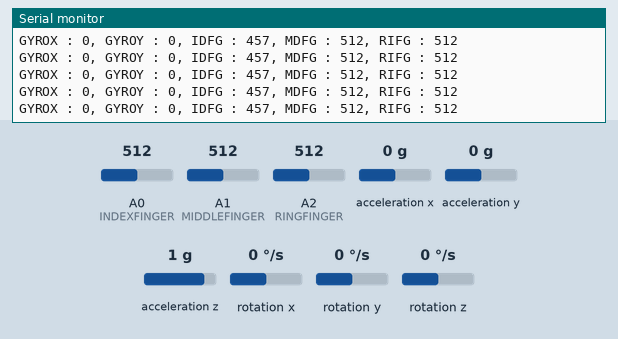
Simulated run of this sketch. Board: Arduino Uno, built with avr-gcc and run on an emulated ATmega328P. On the bench: the last lines printed to the serial monitor. Wiring (inferred from the names in the program): MPU-6050 motion sensor at I2C address 0x68. The test bench sets the inputs (shaded band); at power-on: A1 (MIDDLEFINGER) = 512, A2 (RINGFINGER) = 512, A0 (INDEXFINGER) = 512, acceleration x 0 g, acceleration y 0 g, acceleration z 1 g, rotation x 0 °/s, rotation y 0 °/s, rotation z 0 °/s.

Above: at 4.2 s.
4.3 s: A1 (MIDDLEFINGER) set to 105
At 4.35 s:
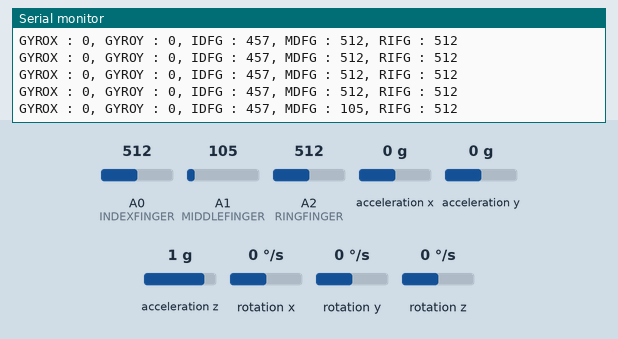
7.3 s: A1 (MIDDLEFINGER) set to 94
At 7.31 s:
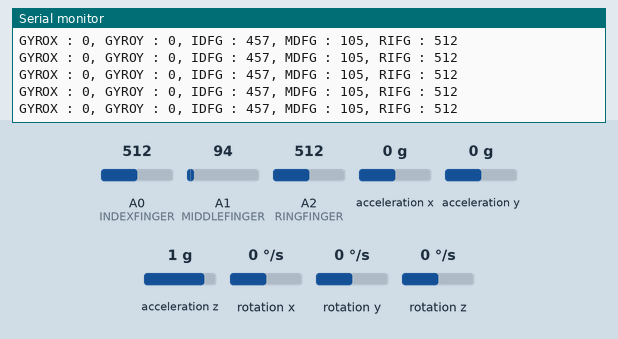
10.3 s: A2 (RINGFINGER) set to 110
At 10.33 s:
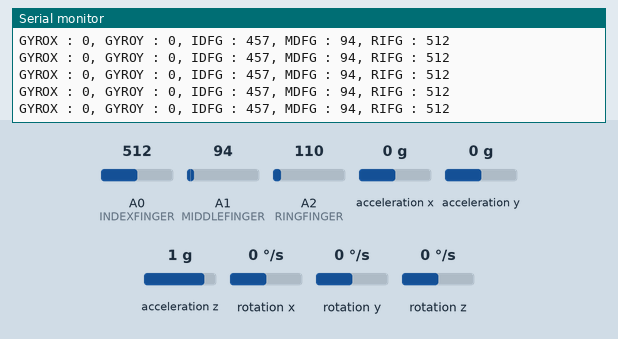
13.3 s: A2 (RINGFINGER) set to 93
At 13.3 s:
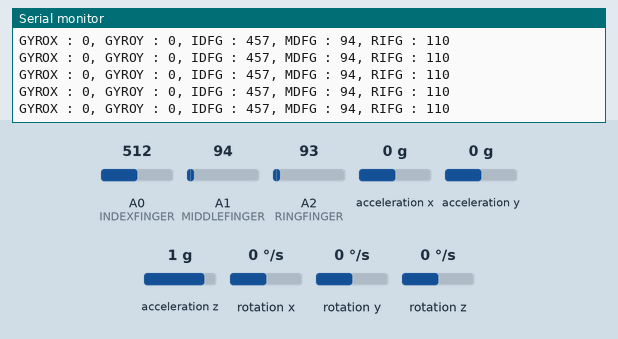
Timing chart, 0 to 16.3 s (numbered marks = the images above; inputs shaded):
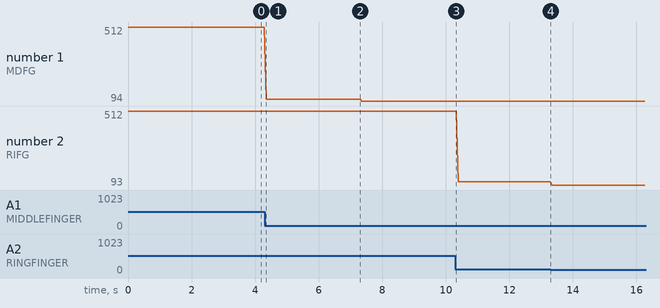

The sketch:

uno_glove_master.ino
```cpp
/************************************************************************
  < 몸 불편한 사람들을 위한 무선 마우스 >
  1. 노트북과 레오나르도 hc-06(슬레이브) 연결
  2. 휨 센서, 6축 자이로(MPU-6050) 센서가 달린 장갑과 우노 hc-06(마스터) 연결
  3. 자이로 & 휨 센서 역할 : 우노는 센서의 값을 읽어 레오나르도에 값을 전송한다.
  3-1. 6축 자이로 센서 역할 : 센서 값에따라 레오나르도는 마우스를 움직인다.
  3-2. 휨 센서 역할 : 센서 값에따라 레오나르도는 마우스를 클릭하는 등의 조작을 한다.
************************************************************************/

#include <SoftwareSerial.h>
#include <Wire.h>

//핀 번호 정의
#define TX 11
#define RX 10
#define SDA A4
#define SCL A5
#define INDEXFINGER A0
#define MIDDLEFINGER A1
#define RINGFINGER A2

const int MPU_addr = 0x68; // I2C address of the MPU-6050
int16_t AcX, AcY, AcZ, Tmp, GyX, GyY, GyZ; //MPU-6050을 위한 변수
String TS; // 송신할 데이터

SoftwareSerial mySerial(TX, RX); //tx = 11, rx = 10

void setup()
{
  Wire.begin();
  Wire.beginTransmission(MPU_addr);
  Wire.write(0x6B);  // PWR_MGMT_1 register
  Wire.write(0);     // set to zero (wakes up the MPU-6050)
  Wire.endTransmission(true);
  Serial.begin(9600);
  mySerial.begin(9600);
}

void loop()
{
  //MPU-6050 시작
  Wire.beginTransmission(MPU_addr);
  Wire.write(0x3B);  // starting with register 0x3B (ACCEL_XOUT_H)
  Wire.endTransmission(false);
  Wire.requestFrom(MPU_addr, 14, true); // request a total of 14 registers
  AcX = Wire.read() << 8 | Wire.read(); // 0x3B (ACCEL_XOUT_H) & 0x3C (ACCEL_XOUT_L)
  AcY = Wire.read() << 8 | Wire.read(); // 0x3D (ACCEL_YOUT_H) & 0x3E (ACCEL_YOUT_L)
  AcZ = Wire.read() << 8 | Wire.read(); // 0x3F (ACCEL_ZOUT_H) & 0x40 (ACCEL_ZOUT_L)
  Tmp = Wire.read() << 8 | Wire.read(); // 0x41 (TEMP_OUT_H) & 0x42 (TEMP_OUT_L)
  GyX = Wire.read() << 8 | Wire.read(); // 0x43 (GYRO_XOUT_H) & 0x44 (GYRO_XOUT_L)
  GyY = Wire.read() << 8 | Wire.read(); // 0x45 (GYRO_YOUT_H) & 0x46 (GYRO_YOUT_L)
  GyZ = Wire.read() << 8 | Wire.read(); // 0x47 (GYRO_ZOUT_H) & 0x48 (GYRO_ZOUT_L)
  /*Serial.print("AcX = "); Serial.print(AcX);
    Serial.print(" | AcY = "); Serial.print(AcY);
    Serial.print(" | AcZ = "); Serial.print(AcZ);
    Serial.print(" | Tmp = "); Serial.print(Tmp/340.00+36.53);  //equation for temperature in degrees C from datasheet
    Serial.print(" | GyX = "); Serial.print(GyX);
    Serial.print(" | GyY = "); Serial.print(GyY);
    Serial.print(" | GyZ = "); Serial.println(GyZ);*/

  //마우스 조종을 위해 필요한 값
  int gyroX, gyroZ;
  int Sensitivity = 400;
  gyroX = GyX / Sensitivity / 1.1; //y축 마우스 이동
  gyroZ = GyZ / Sensitivity ; //x축 마우스 이동
  Serial.print("GYROX : ");
  Serial.print(gyroX);
  Serial.print(", GYROY : ");
  Serial.print(gyroZ);

  int fg_i = analogRead(INDEXFINGER) - 55;       //index finger
  int fg_m = analogRead(MIDDLEFINGER); //middle finger
  int fg_r = analogRead(RINGFINGER);   //ring finger
  //내 휨 센서 세 개가 조금씩 기본적으로 휘어있는 정도가 달라서 위처럼 값을 수정함.

  Serial.print(", IDFG : ");
  Serial.print(fg_i);
  Serial.print(", MDFG : ");
  Serial.print(fg_m);
  Serial.print(", RIFG : ");
  Serial.println(fg_r);

  /*******************************************************
    송신 규칙 정의
    송신할 data : MPU-6050의 값 두 개, 휨 센서 세 개
    data type : String
    송신할 String TS : gyroX,gyroZ,fg_i,fg_m,fg_r\n
    '\n'을 송신한 문자열의 끝 문자로 정의.
  *******************************************************/

  //hc-06을 통해 String data 송신하기
  TS = String(gyroX) + ',' + String(gyroZ) + ','                //mpu-6050 두 개
       + String(fg_i) + ',' + String(fg_m) + ',' + String(fg_r) //flex sensor 세 개
       + '\n';                                                  //종료 문자 설정
  mySerial.print(TS);
  delay(5);
}
```

Measured:
- after the input at 4.3 s, the serial monitor: prints a new line after 0.05 s (image 1)
- plotted number 1: 512 → 105 after the input at 4.3 s, 105 → 94 after the input at 7.3 s
- plotted number 2: 512 → 110 after the input at 10.3 s, 110 → 93 after the input at 13.3 s
